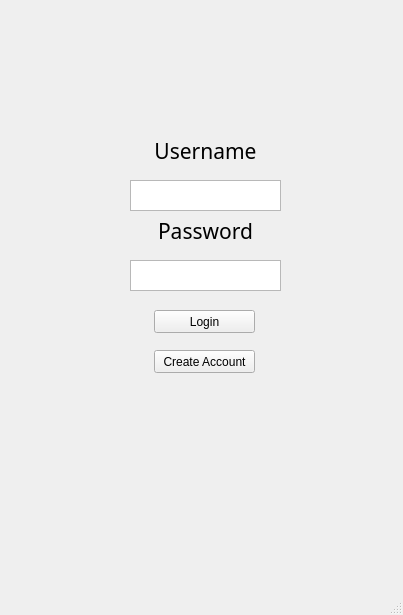
<?xml version="1.0" encoding="UTF-8"?>
<ui version="4.0">
 <class>MainWindow</class>
 <widget class="QMainWindow" name="MainWindow">
  <property name="geometry">
   <rect>
    <x>0</x>
    <y>0</y>
    <width>403</width>
    <height>615</height>
   </rect>
  </property>
  <property name="windowTitle">
   <string>MainWindow</string>
  </property>
  <property name="unifiedTitleAndToolBarOnMac">
   <bool>false</bool>
  </property>
  <widget class="QWidget" name="centralwidget">
   <widget class="QTextEdit" name="username_textbox">
    <property name="geometry">
     <rect>
      <x>130</x>
      <y>180</y>
      <width>151</width>
      <height>31</height>
     </rect>
    </property>
   </widget>
   <widget class="QTextEdit" name="password_textbox">
    <property name="geometry">
     <rect>
      <x>130</x>
      <y>260</y>
      <width>151</width>
      <height>31</height>
     </rect>
    </property>
   </widget>
   <widget class="QLabel" name="username_label">
    <property name="geometry">
     <rect>
      <x>130</x>
      <y>130</y>
      <width>151</width>
      <height>41</height>
     </rect>
    </property>
    <property name="font">
     <font>
      <family>Onyx</family>
      <pointsize>16</pointsize>
     </font>
    </property>
    <property name="layoutDirection">
     <enum>Qt::LeftToRight</enum>
    </property>
    <property name="text">
     <string>Username</string>
    </property>
    <property name="alignment">
     <set>Qt::AlignCenter</set>
    </property>
   </widget>
   <widget class="QLabel" name="password_label">
    <property name="geometry">
     <rect>
      <x>130</x>
      <y>210</y>
      <width>151</width>
      <height>41</height>
     </rect>
    </property>
    <property name="font">
     <font>
      <family>Onyx</family>
      <pointsize>16</pointsize>
     </font>
    </property>
    <property name="layoutDirection">
     <enum>Qt::LeftToRight</enum>
    </property>
    <property name="text">
     <string>Password</string>
    </property>
    <property name="alignment">
     <set>Qt::AlignCenter</set>
    </property>
   </widget>
   <widget class="QPushButton" name="login_button">
    <property name="geometry">
     <rect>
      <x>154</x>
      <y>310</y>
      <width>101</width>
      <height>23</height>
     </rect>
    </property>
    <property name="text">
     <string>Login</string>
    </property>
   </widget>
   <widget class="QLabel" name="label">
    <property name="geometry">
     <rect>
      <x>60</x>
      <y>440</y>
      <width>291</width>
      <height>151</height>
     </rect>
    </property>
    <property name="text">
     <string/>
    </property>
    <property name="pixmap">
     <pixmap>../images/login_shaq.png</pixmap>
    </property>
    <property name="scaledContents">
     <bool>true</bool>
    </property>
   </widget>
   <widget class="QLabel" name="failure_notif">
    <property name="geometry">
     <rect>
      <x>130</x>
      <y>390</y>
      <width>151</width>
      <height>31</height>
     </rect>
    </property>
    <property name="text">
     <string/>
    </property>
    <property name="alignment">
     <set>Qt::AlignCenter</set>
    </property>
   </widget>
   <widget class="QPushButton" name="create_account_button">
    <property name="geometry">
     <rect>
      <x>154</x>
      <y>350</y>
      <width>101</width>
      <height>23</height>
     </rect>
    </property>
    <property name="text">
     <string>Create Account</string>
    </property>
   </widget>
   <widget class="QLabel" name="label_2">
    <property name="geometry">
     <rect>
      <x>90</x>
      <y>10</y>
      <width>221</width>
      <height>121</height>
     </rect>
    </property>
    <property name="text">
     <string/>
    </property>
    <property name="pixmap">
     <pixmap>../images/Inno.png</pixmap>
    </property>
    <property name="scaledContents">
     <bool>true</bool>
    </property>
   </widget>
  </widget>
  <widget class="QStatusBar" name="statusbar"/>
 </widget>
 <resources/>
 <connections/>
</ui>
